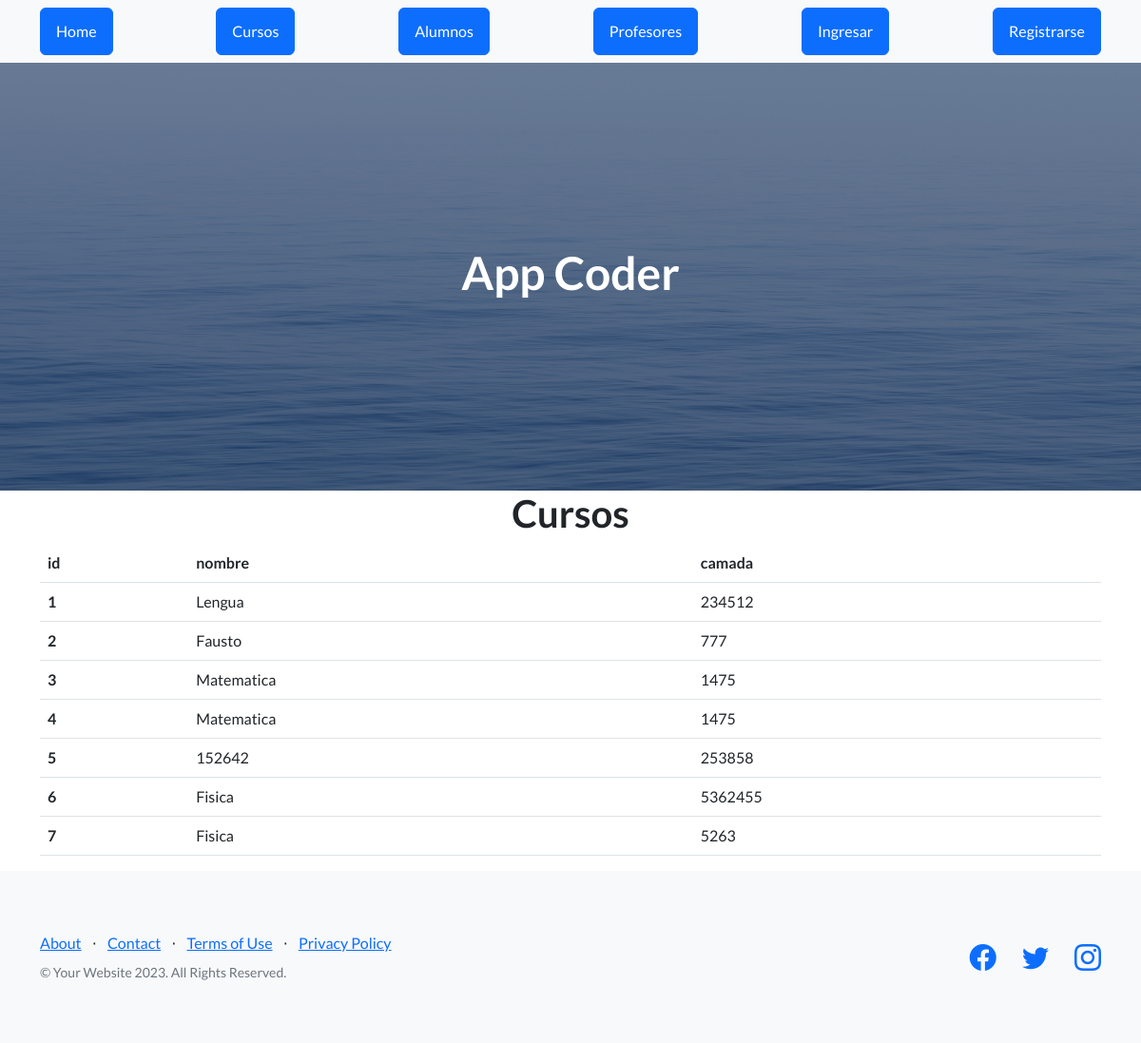
Page /AppCoder/ver_cursos/ on the committed database.
### AppCoder/models.py (models this page shows)
class curso(models.Model):
    nombre = models.CharField(max_length=30)
    camada = models.IntegerField()

### AppCoder/views.py (the view)
# urls.py: path('ver_cursos/', views.ver_cursos, name="ver_cursos" ),
def ver_cursos(request):
    cursox = curso.objects.all()
    dicc = {"cursos":cursox}
    plantilla = loader.get_template("ver_cursos.html")
    documento = plantilla.render(dicc)
    return HttpResponse(documento)

### AppCoder/template/ver_cursos.html
{% extends 'padre.html' %}
{% load static %}
{% block contenido %}
<main class="container">
    <h1 class="text-center">Cursos</h1>
    <table class="table">
        <thead>
            <tr>
                <th>id</th>
                <th>nombre</th>
                <th>camada</th>
            </tr>
        </thead>
        <tbody>
            {% for n in cursos %}
            <tr>
                <th scope="row">{{n.id}}</th>
                <td>{{n.nombre}}</td>
                <td>{{n.camada}}</td>
            </tr>
            {% endfor %}
        </tbody>
    </table>
</main>
{% endblock %}

### AppCoder/template/padre.html (shortened to what this page needs)
<!DOCTYPE html>
<html lang="en">
    <head>
        {% load static %}
        <link href="https://cdn.jsdelivr.net/npm/bootstrap-icons@1.5.0/font/bootstrap-icons.css" rel="stylesheet" type="text/css" />
        <link href="{% static 'AppCoder/css/styles.css' %}" rel="stylesheet" />
    </head>
    <body>
        <nav class="navbar navbar-light bg-light static-top">
            <div class="container">
                <a class="btn btn-primary" href="{% url 'home' %}">Home</a>
                <a class="btn btn-primary" href="{% url 'cursos' %}">Cursos</a>
                <a class="btn btn-primary" href="{% url 'alumnos' %}">Alumnos</a>
                <a class="btn btn-primary" href="{% url 'profesores' %}">Profesores</a>
                <a class="btn btn-primary" href="">Ingresar</a>
                <a class="btn btn-primary" href="">Registrarse</a>
            </div>
        </nav>
        <header class="masthead">
            <div class="container position-relative">
                <h1 class="text-center" style="color:white;">App Coder</h1>
            </div>
        </header>
        {% block contenido %}
        {% endblock %}
        <footer class="footer bg-light">
            <div class="container">
                <div class="row">
                    <div class="col-lg-6 h-100 text-center text-lg-start my-auto">
                        <ul class="list-inline mb-2">
                            <li class="list-inline-item"><a href="#!">About</a></li>
                            <li class="list-inline-item">⋅</li>
                            <li class="list-inline-item"><a href="#!">Contact</a></li>
                            <li class="list-inline-item">⋅</li>
                            <li class="list-inline-item"><a href="#!">Terms of Use</a></li>
                            <li class="list-inline-item">⋅</li>
                            <li class="list-inline-item"><a href="#!">Privacy Policy</a></li>
                        </ul>
                        <p class="text-muted small mb-4 mb-lg-0">&copy; Your Website 2023. All Rights Reserved.</p>
                    </div>
                    <div class="col-lg-6 h-100 text-center text-lg-end my-auto">
                        <ul class="list-inline mb-0">
                            <li class="list-inline-item me-4">
                                <a href="#!"><i class="bi-facebook fs-3"></i></a>
                            </li>
                            <li class="list-inline-item me-4">
                                <a href="#!"><i class="bi-twitter fs-3"></i></a>
                            </li>
                            <li class="list-inline-item">
                                <a href="#!"><i class="bi-instagram fs-3"></i></a>
                            </li>
                        </ul>
                    </div>
                </div>
            </div>
        </footer>
    </body>
</html>

### rows in the picture
curso: id "1", nombre "Lengua", camada "234512"
curso: id "2", nombre "Fausto", camada "777"
curso: id "3", nombre "Matematica", camada "1475"
curso: id "4", nombre "Matematica", camada "1475"
curso: id "5", nombre "152642", camada "253858"
curso: id "6", nombre "Fisica", camada "5362455"
curso: id "7", nombre "Fisica", camada "5263"
